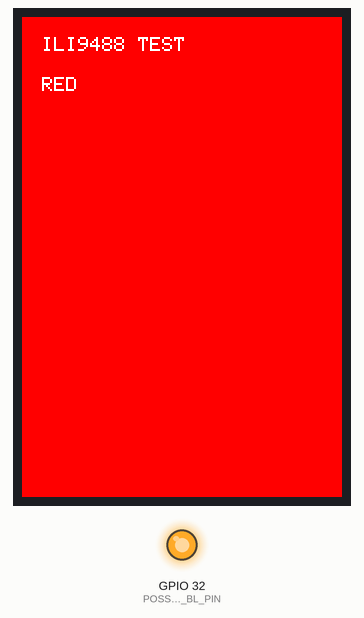
Simulated run of this sketch. Board: ESP32. Shown: 320×480 colour display, output pins drawn as LEDs (lit = HIGH). What the sketch prints to the serial monitor is not drawn.

Above: at 0.7 s.
At 2.4 s:
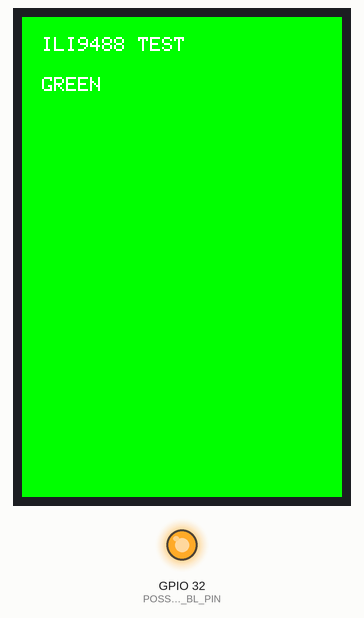
At 4.0 s:
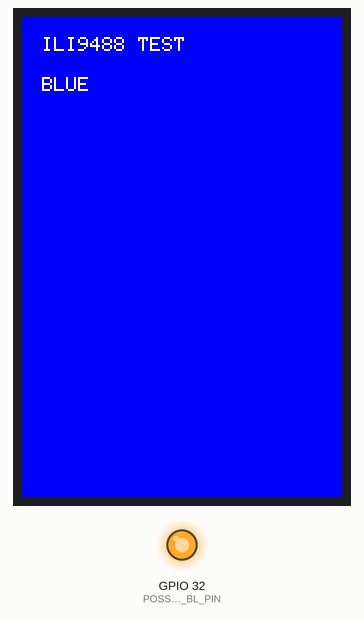
At 5.7 s:
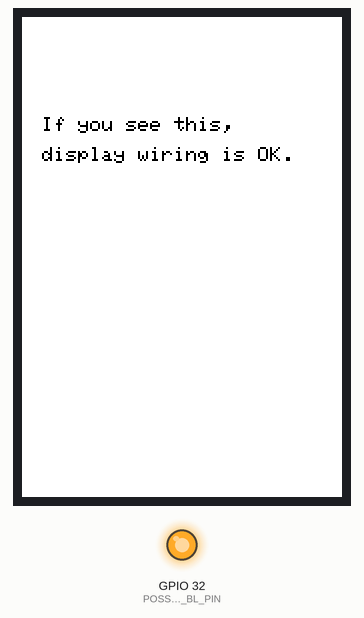

Measured:
- what the display in image 0 shows lasts 1.6 s, from 0.7 s to 2.3 s

The sketch:

ILI9488_DIAG_TEST.ino
```cpp
#include <Arduino.h>
#include <SPI.h>
#include <TFT_eSPI.h>

TFT_eSPI tft = TFT_eSPI();

static const int POSSIBLE_BL_PIN = 32;

static void enablePossibleBacklight() {
  pinMode(POSSIBLE_BL_PIN, OUTPUT);
  digitalWrite(POSSIBLE_BL_PIN, HIGH);
}

static void showColor(uint16_t color, const char *label) {
  tft.fillScreen(color);
  tft.setTextColor(TFT_WHITE, color);
  tft.setTextSize(2);
  tft.setCursor(20, 20);
  tft.println("ILI9488 TEST");
  tft.setCursor(20, 60);
  tft.println(label);
}

void setup() {
  Serial.begin(115200);
  delay(300);

  Serial.println();
  Serial.println("ILI9488 diagnostic start");
  Serial.println("Pins: MISO=19 MOSI=23 SCLK=18 CS=15 DC=2 RST=-1 BL=32");

  enablePossibleBacklight();
  delay(50);

  tft.begin();
  tft.setRotation(1);
  tft.invertDisplay(true);

  Serial.println("tft.begin done");

  showColor(TFT_RED, "RED");
  delay(1500);
  showColor(TFT_GREEN, "GREEN");
  delay(1500);
  showColor(TFT_BLUE, "BLUE");
  delay(1500);
  showColor(TFT_WHITE, "WHITE");

  tft.setTextColor(TFT_BLACK, TFT_WHITE);
  tft.setCursor(20, 100);
  tft.println("If you see this,");
  tft.setCursor(20, 130);
  tft.println("display wiring is OK.");

  Serial.println("diagnostic pattern finished");
}

void loop() {
  static uint32_t lastMs = 0;
  static bool on = false;

  if (millis() - lastMs > 1000) {
    lastMs = millis();
    on = !on;
    tft.fillCircle(430, 20, 10, on ? TFT_YELLOW : TFT_BLACK);
    Serial.println(on ? "blink on" : "blink off");
  }
}
```
